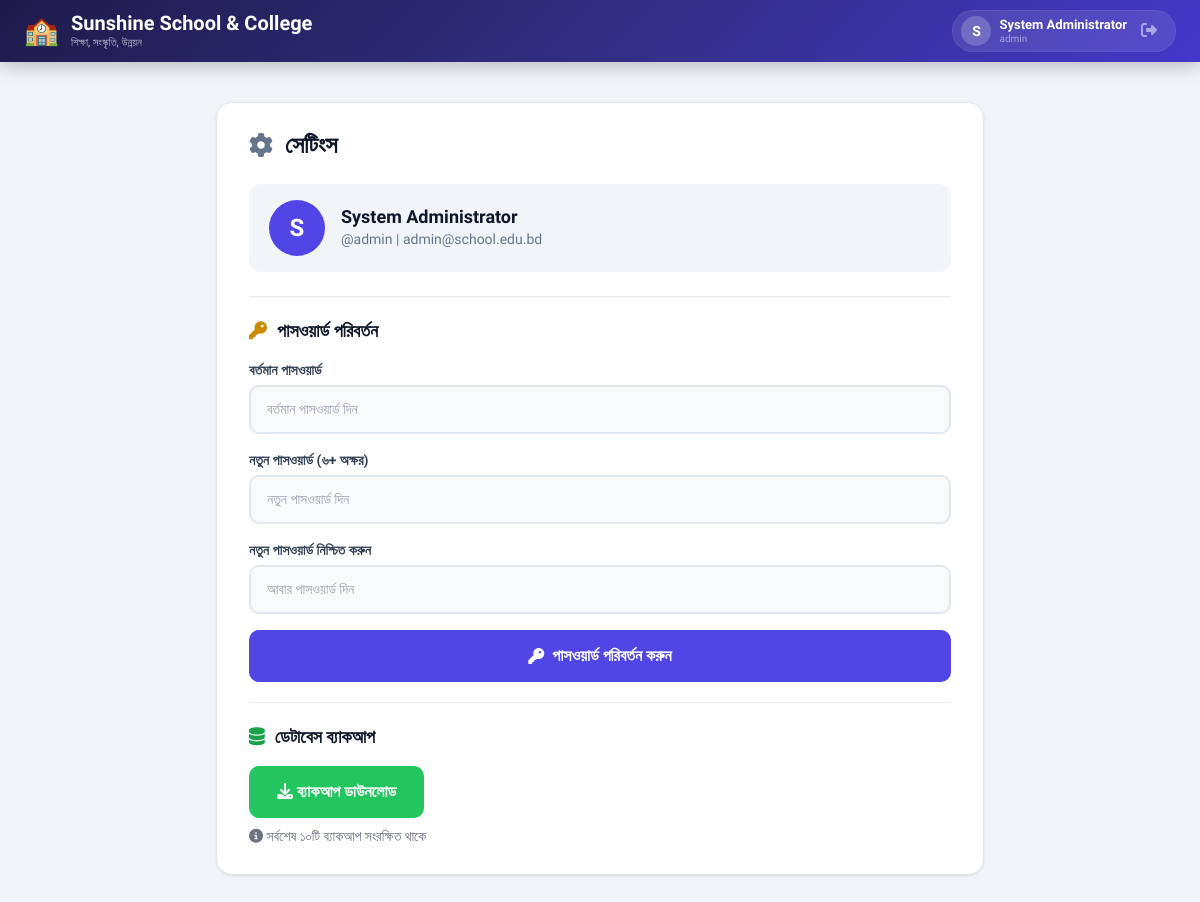
The app's page /admin/settings/index.php (signed in) with its own data.
### tables this page shows
CREATE TABLE `users` (
  `id` int(11) NOT NULL AUTO_INCREMENT,
  `username` varchar(50) NOT NULL,
  `password` varchar(255) NOT NULL,
  `role` enum('admin','teacher','staff') DEFAULT 'staff',
  `full_name` varchar(100) NOT NULL,
  `email` varchar(100) DEFAULT NULL,
  `profile_pic` varchar(255) DEFAULT NULL,
  `nfc_tag` varchar(50) DEFAULT NULL,
  `created_at` timestamp NOT NULL DEFAULT current_timestamp(),
  PRIMARY KEY (`id`),
  UNIQUE KEY `username` (`username`),
  KEY `nfc_tag` (`nfc_tag`)
);

### admin/settings/index.php (the view, shortened to what this page needs)
<?php
require_once '../../config/db.php';
$user_id = $_SESSION['user_id'];
$stmt = $conn->prepare("SELECT username, full_name, email FROM users WHERE id = :id");
$stmt->execute(['id' => $user_id]);
$user = $stmt->fetch();
?>
<?php include '../../includes/header.php'; ?>
<div class="settings-container">
    <div class="settings-card">
        <h2>
            <i class="fas fa-cog"></i> সেটিংস
        </h2>
        <div class="profile-box">
            <div class="avatar">
                <?php echo strtoupper(substr($user['full_name'] ?? 'U', 0, 1)); ?>
            </div>
            <div class="info">
                <h3><?php echo htmlspecialchars($user['full_name'] ?? 'User'); ?></h3>
                <p>@<?php echo htmlspecialchars($user['username']); ?> <?php echo $user['email'] ? '| ' . htmlspecialchars($user['email']) : ''; ?></p>
            </div>
        </div>
        <div class="divider">
            <div class="section-title">
                <i class="fas fa-key text-yellow-600"></i> পাসওয়ার্ড পরিবর্তন
            </div>
            <form method="POST">
                <div class="form-group">
                    <label>বর্তমান পাসওয়ার্ড</label>
                    <input type="password" name="current_password" required placeholder="বর্তমান পাসওয়ার্ড দিন">
                </div>
                <div class="form-group">
                    <label>নতুন পাসওয়ার্ড (৬+ অক্ষর)</label>
                    <input type="password" name="new_password" required placeholder="নতুন পাসওয়ার্ড দিন">
                </div>
                <div class="form-group">
                    <label>নতুন পাসওয়ার্ড নিশ্চিত করুন</label>
                    <input type="password" name="confirm_password" required placeholder="আবার পাসওয়ার্ড দিন">
                </div>
                <button type="submit" class="btn-primary">
                    <i class="fas fa-key"></i> পাসওয়ার্ড পরিবর্তন করুন
                </button>
            </form>
        </div>
        <div class="divider">
            <div class="section-title">
                <i class="fas fa-database text-green-600"></i> ডেটাবেস ব্যাকআপ
            </div>
            <div class="backup-section">
                <a href="backup.php" class="btn-backup">
                    <i class="fas fa-download"></i> ব্যাকআপ ডাউনলোড
                </a>
            </div>
            <p class="text-sm text-gray-500 mt-2">
                <i class="fas fa-info-circle"></i> সর্বশেষ ১০টি ব্যাকআপ সংরক্ষিত থাকে
            </p>
        </div>
    </div>
</div>
<?php include '../../includes/footer.php'; ?>

### includes/header.php (style rules this page uses)
* { font-family: 'Hind Siliguri', 'Segoe UI', sans-serif; box-sizing: border-box; }
body { background: #f1f5f9; margin: 0; padding: 0; min-height: 100vh; }

### admin/settings/index.php (style rules this page uses)
.settings-container { max-width: 800px; margin: 0 auto; padding: 20px 16px; }
.settings-card { background: white; border-radius: 16px; padding: 28px 32px; box-shadow: 0 1px 3px 0 rgb(0 0 0 / 0.1); border: 1px solid #e2e8f0; }
.settings-card h2 { font-size: 24px; font-weight: 700; color: #0f172a; margin-bottom: 24px; display: flex; align-items: center; gap: 12px; }
.settings-card h2 i { color: #64748b; }
.profile-box { background: #f1f5f9; border-radius: 12px; padding: 16px 20px; margin-bottom: 24px; display: flex; align-items: center; gap: 16px; }
.profile-box .avatar { width: 56px; height: 56px; border-radius: 50%; background: #4f46e5; color: white; display: flex; align-items: center; justify-content: center; font-size: 24px; font-weight: 700; }
.profile-box .info h3 { font-size: 18px; font-weight: 700; color: #0f172a; margin: 0; }
.profile-box .info p { color: #64748b; font-size: 14px; margin: 2px 0 0 0; }
.divider { border-top: 1px solid #e2e8f0; padding-top: 20px; margin-top: 20px; }
.section-title { font-size: 18px; font-weight: 700; color: #0f172a; margin-bottom: 16px; display: flex; align-items: center; gap: 10px; }
.form-group { margin-bottom: 16px; }
.form-group label { display: block; font-size: 14px; font-weight: 600; color: #334155; margin-bottom: 4px; }
.form-group input { width: 100%; padding: 12px 16px; border: 2px solid #e2e8f0; border-radius: 10px; font-size: 14px; outline: none; transition: all 0.3s ease; background: #f8fafc; }
.btn-primary { width: 100%; padding: 14px; border: none; border-radius: 10px; font-size: 16px; font-weight: 700; background: #4f46e5; color: white; cursor: pointer; transition: all 0.3s ease; display: flex; align-items: center; justify-content: center; gap: 8px; }
.btn-backup { display: inline-block; padding: 14px 28px; border-radius: 10px; font-size: 16px; font-weight: 700; background: #22c55e; color: white; text-decoration: none; transition: all 0.3s ease; }
.backup-section { display: flex; gap: 12px; flex-wrap: wrap; margin-top: 12px; }

### records on screen
users: full_name "S", full_name "System Administrator", username "admin", email "admin@school.edu.bd"

### other values on screen
SITE_NAME "Sunshine School & College"
SITE_SLOGAN "শিক্ষা, সংস্কৃতি, উন্নয়ন"
substr($fullName, 0, 1) "S"
$fullName "System Administrator"
getRole() "admin"
